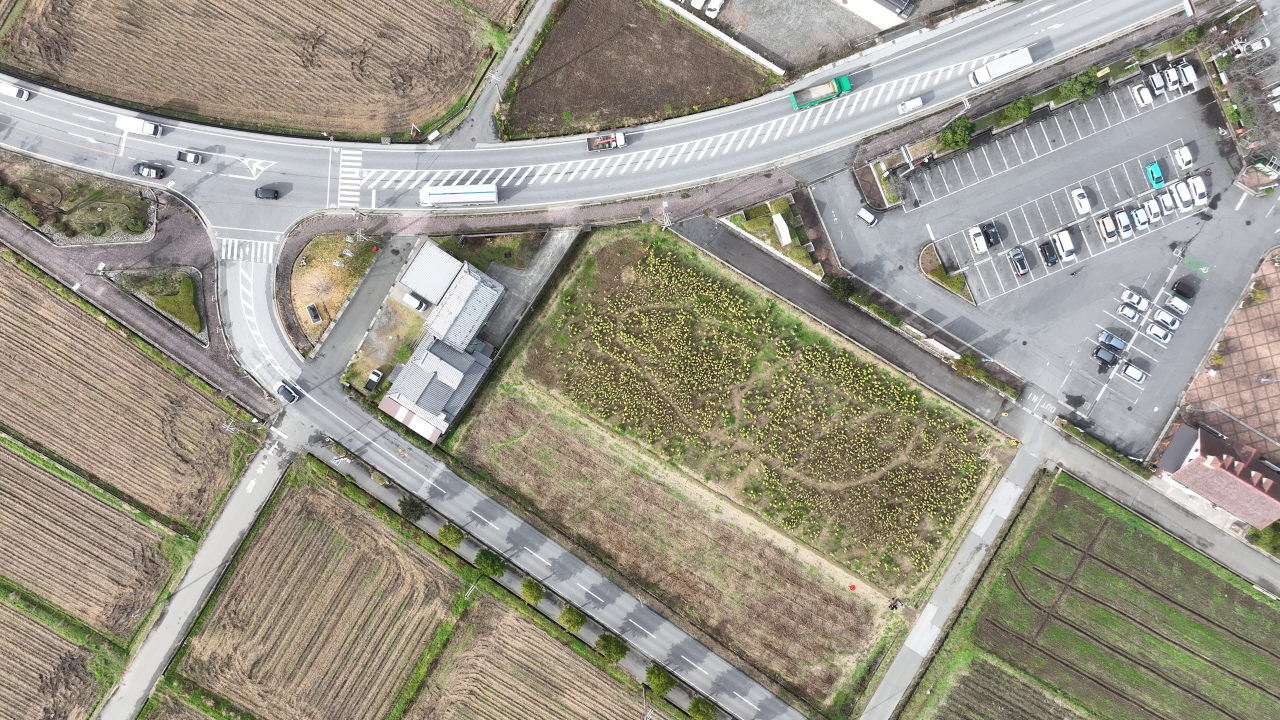
#> input picture frame0.jpg, 3840 x 2160 px (shown at 1/3 size)
$ python split_frame_and_scale.py frame0.jpg out   (older library calls are emulated)
#> lines starting #> are read from the running program, lines starting #| are printed output that depends on the picture
from PIL import Image
import argparse

def split_and_scale_image(input_image_path, output_directory):
    # Load the original image
#> called with input_image_path = 'frame0.jpg', output_directory = 'out'
    image = Image.open(input_image_path)
#> image is the input picture: PIL image 3840x2160 RGB; mean R, G, B 155.2, 150.8, 137.1

    # Get the width and height of the image
    width, height = image.size
#> width = 3840; height = 2160

    # Split the image into four parts
    top_left = image.crop((0, 0, width/2, height/2))
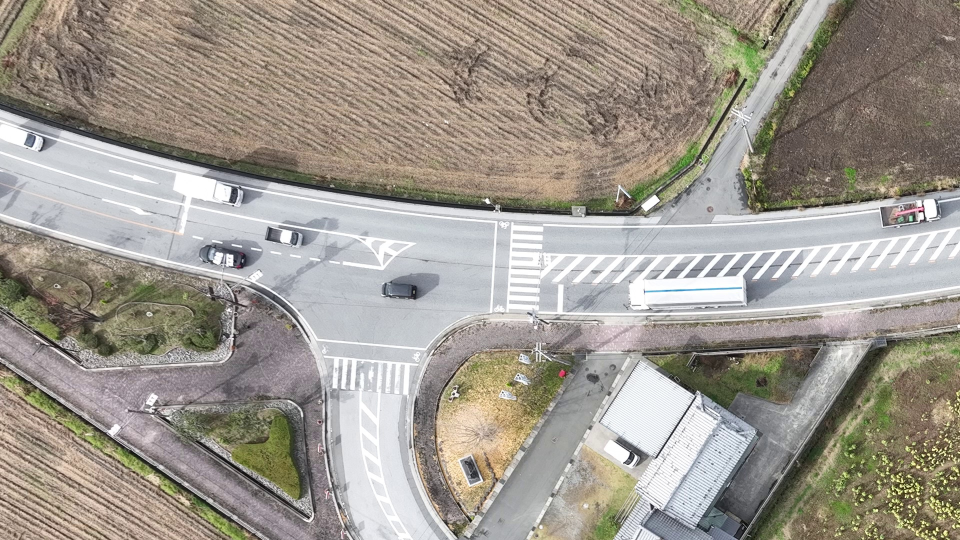
#> top_left: PIL image 1920x1080 RGB (shown at 1/2 size); mean R, G, B 159.2, 153, 143.5
    top_right = image.crop((width/2, 0, width, height/2))
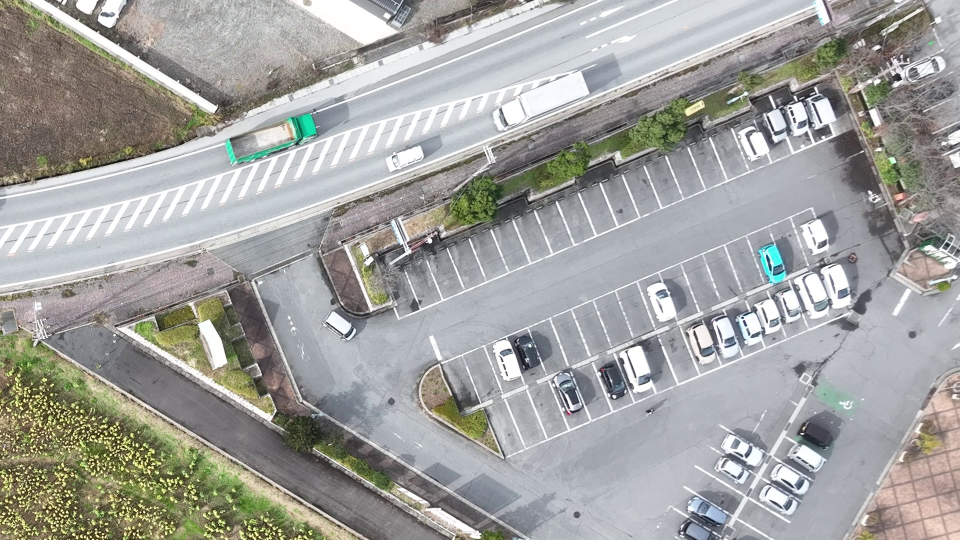
#> top_right: PIL image 1920x1080 RGB (shown at 1/2 size); mean R, G, B 161.2, 161.7, 158
    down_left = image.crop((0, height/2, width/2, height))
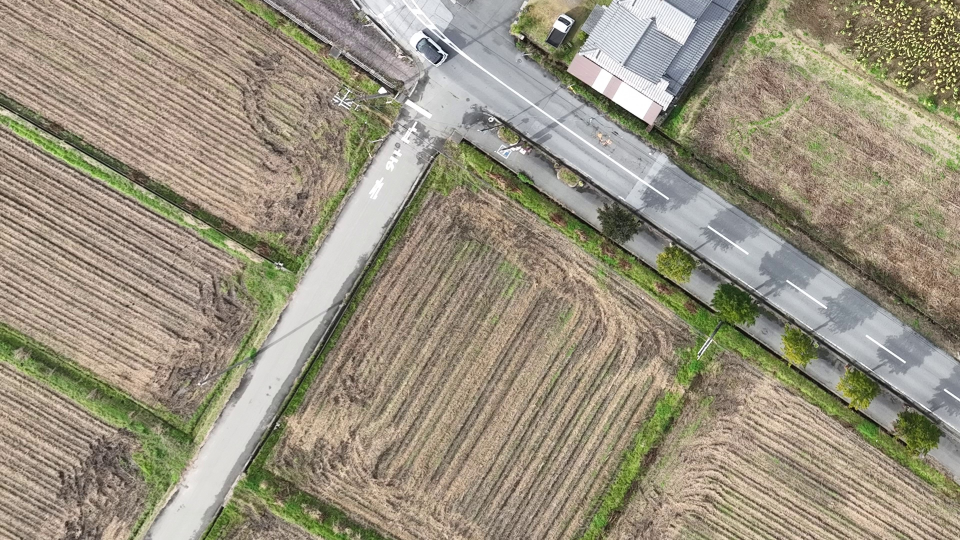
#> down_left: PIL image 1920x1080 RGB (shown at 1/2 size); mean R, G, B 153.6, 145.7, 126.6
    down_right = image.crop((width/2, height/2, width, height))
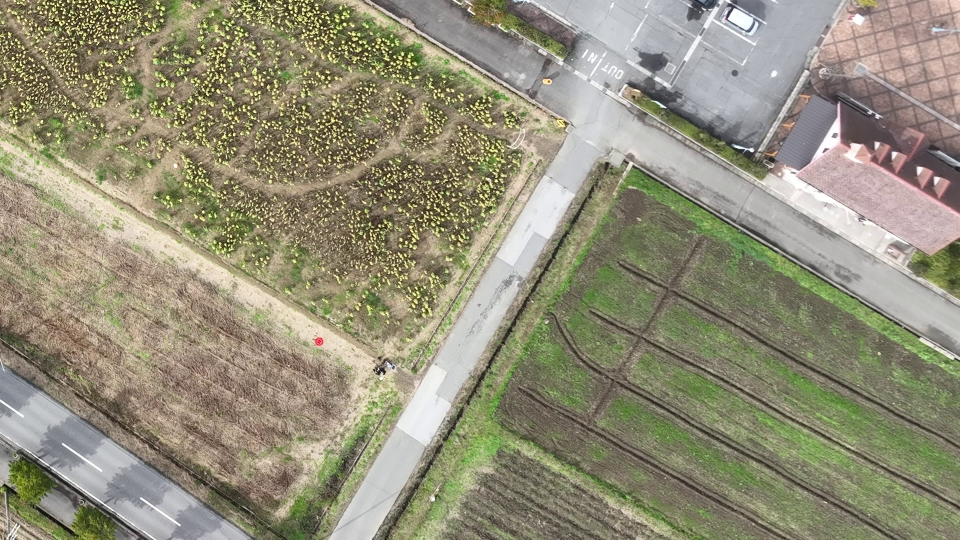
#> down_right: PIL image 1920x1080 RGB (shown at 1/2 size); mean R, G, B 146.8, 142.8, 120.1

    # Scale each part to the original image's size
    top_left = top_left.resize((width, height), Image.ANTIALIAS)
#> top_left: PIL image 3840x2160 RGB
    top_right = top_right.resize((width, height), Image.ANTIALIAS)
#> top_right: PIL image 3840x2160 RGB
    down_left = down_left.resize((width, height), Image.ANTIALIAS)
#> down_left: PIL image 3840x2160 RGB
    down_right = down_right.resize((width, height), Image.ANTIALIAS)
#> down_right: PIL image 3840x2160 RGB

    # Save the split and scaled images
    top_left.save(f"{output_directory}/top_left.jpg")
    top_right.save(f"{output_directory}/top_right.jpg")
    down_left.save(f"{output_directory}/down_left.jpg")
    down_right.save(f"{output_directory}/down_right.jpg")

if __name__ == "__main__":
    parser = argparse.ArgumentParser(description='Split an image into four parts and scale them.')
    parser.add_argument('image_path', type=str, help='Path to the input image')
    parser.add_argument('output_directory', type=str, help='Directory to save the output images')
    args = parser.parse_args()
    split_and_scale_image(args.image_path, args.output_directory)
